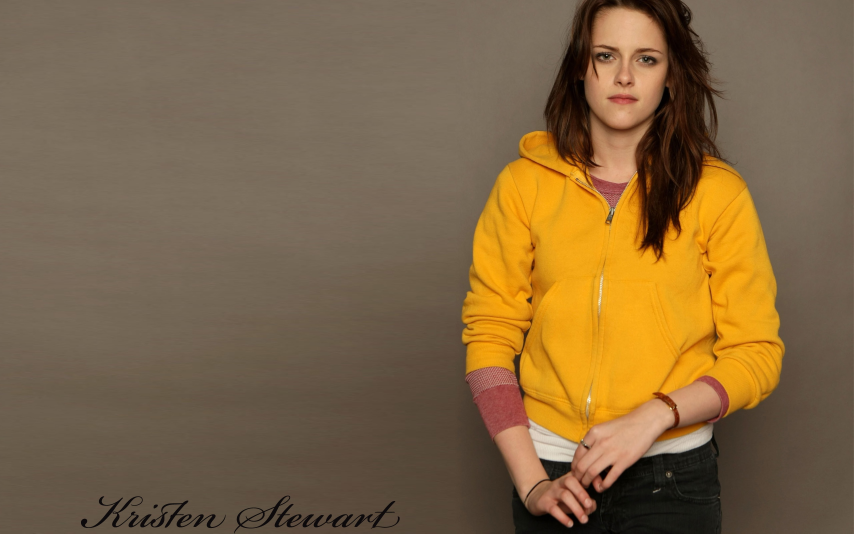
#> input picture 143593.jpg, 2560 x 1600 px (shown at 1/3 size)
$ python imge.py
#> lines starting #> are read from the running program, lines starting #| are printed output that depends on the picture
import matplotlib.pyplot as plt
import numpy as np
from PIL import Image

img = np.asanyarray(Image.open('./143593.jpg'))
#> img is the input picture: shape (1600, 2560, 3); mean R, G, B 127.3, 101.8, 68.2
print(repr(img))
#> (printed output is left out)
print(len(img))
#| 1600
plt.imshow(img)
plt.plot([500, 600, 700], [500, 600, 700], marker='v', color='C99')
plt.ylim(1600,0)
plt.show()
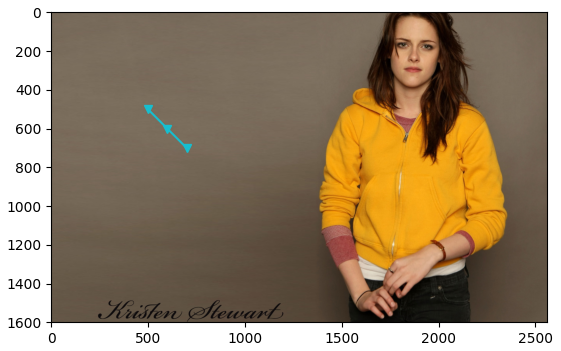
#> figure drawn by matplotlib, 1 panel
